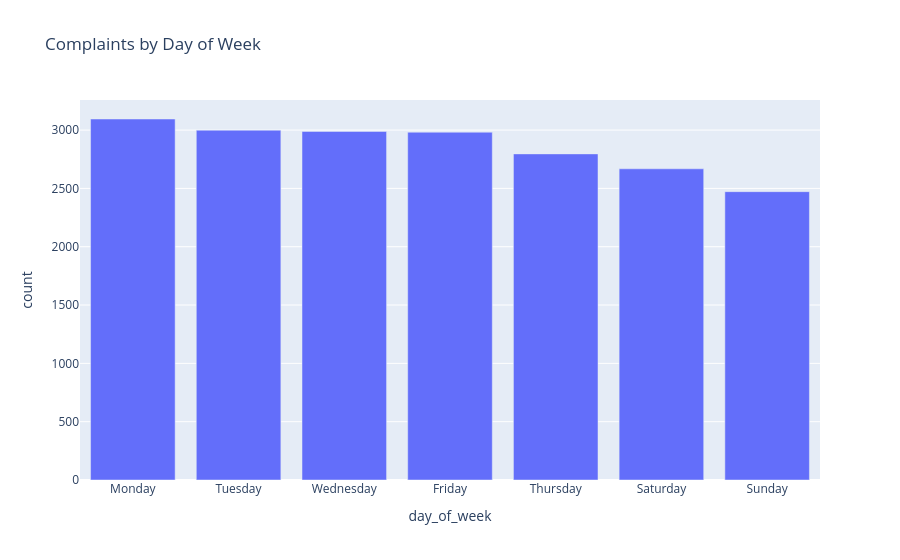

The cell this chart's notebook holds for it:
### Markdown cell above
# Visualization Technique - Bar Chart - Day of the Week
### A bar chart is also used to analyze complaints by day of the week. This helps identify recurring patterns in how complaints are distributed across weekdays and weekends.
### Unlike the overall time trend, this chart focuses on cyclical behavior. For example, it can reveal whether certain types of complaints are more common on weekends or during the workweek.

### Code cell
day_counts = (
    cleaned_df["day_of_week"]
    .value_counts()
    .reset_index()
)

day_counts.columns = ["day_of_week", "count"]

fig = px.bar(
    day_counts,
    x="day_of_week",
    y="count",
    title="Complaints by Day of Week"
)

#fig.show()

### Figure 1 — Plotly figure (JSON) as saved in the notebook; plotly's stock layout.template omitted (floating-point values rounded to 4 significant figures)
{"data": [{"hovertemplate": "day_of_week=%{x}<br>count=%{y}<extra></extra>", "legendgroup": "", "marker": {"color": "#636efa", "pattern": {"shape": ""}}, "name": "", "orientation": "v", "showlegend": false, "textposition": "auto", "type": "bar", "x": ["Monday", "Tuesday", "Wednesday", "Friday", "Thursday", "Saturday", "Sunday"], "xaxis": "x", "y": [3095, 2999, 2988, 2982, 2796, 2668, 2472], "yaxis": "y"}], "layout": {"barmode": "relative", "legend": {"tracegroupgap": 0}, "title": {"text": "Complaints by Day of Week"}, "xaxis": {"anchor": "y", "domain": [0, 1], "title": {"text": "day_of_week"}}, "yaxis": {"anchor": "x", "domain": [0, 1], "title": {"text": "count"}}}}
